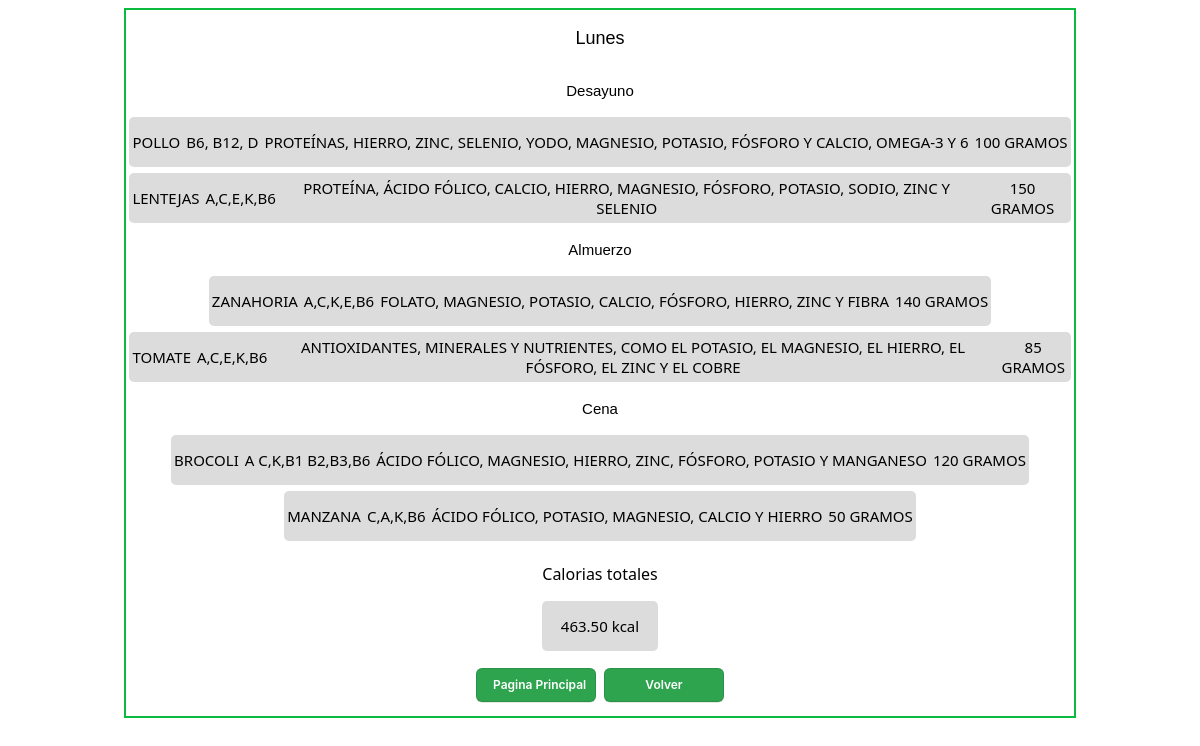
The page /views/dieta/detalles.php?dni=10574649&dia=Lunes (signed in) on the database its author committed.
### tables this page shows
CREATE TABLE `dietas` (
  `id_dieta` int NOT NULL,
  `dia_id` int NOT NULL,
  `id_tipo` int NOT NULL,
  `id_alimento` int NOT NULL,
  `gramos` int NOT NULL,
  `fecha` datetime DEFAULT NULL,
  PRIMARY KEY (`id_dieta`,`dia_id`,`id_tipo`,`id_alimento`),
  KEY `dietas_dia_id_dia_id_dia` (`dia_id`),
  KEY `dietas_id_tipo_tipo_comida_id_tipo` (`id_tipo`),
  KEY `dietas_id_alimento_alimentos_id_alimento` (`id_alimento`),
  CONSTRAINT `dietas_dia_id_dia_id_dia` FOREIGN KEY (`dia_id`) REFERENCES `dia` (`id_dia`),
  CONSTRAINT `dietas_id_alimento_alimentos_id_alimento` FOREIGN KEY (`id_alimento`) REFERENCES `alimentos` (`id_alimento`),
  CONSTRAINT `dietas_id_dieta_pacientes_dni` FOREIGN KEY (`id_dieta`) REFERENCES `pacientes` (`dni`),
  CONSTRAINT `dietas_id_tipo_tipo_comida_id_tipo` FOREIGN KEY (`id_tipo`) REFERENCES `tipo_comida` (`id_tipo`)
);

CREATE TABLE `tipo_comida` (
  `id_tipo` int NOT NULL AUTO_INCREMENT,
  `nombre` varchar(25) NOT NULL,
  PRIMARY KEY (`id_tipo`)
);

CREATE TABLE `alimentos` (
  `id_alimento` int NOT NULL AUTO_INCREMENT,
  `nombre` varchar(100) NOT NULL,
  `calorias` int NOT NULL,
  `vitaminas` varchar(100) NOT NULL,
  `aporte_nutricional` varchar(255) NOT NULL,
  PRIMARY KEY (`id_alimento`),
  UNIQUE KEY `nombre` (`nombre`)
);

### database/consultas.php (called while the page is built, shortened)
<?php
$sql = "SELECT
`nutricionista1`.`dietas`.`fecha` AS `FECHA`,
`nutricionista1`.`dia`.`nombre` AS `DIA`,
`nutricionista1`.`tipo_comida`.`nombre` AS `TIPO`,
`nutricionista1`.`alimentos`.`nombre` AS `ALIMENTO`,
`nutricionista1`.`alimentos`.`vitaminas` AS `VITAMINAS`,
`nutricionista1`.`alimentos`.`aporte_nutricional` AS `NUTRIENTES`,
`nutricionista1`.`dietas`.`gramos` AS `GRAMOS`
FROM
((((`nutricionista1`.`dietas`
JOIN `nutricionista1`.`pacientes` ON ((`nutricionista1`.`dietas`.`id_dieta` = `nutricionista1`.`pacientes`.`dni`)))
JOIN `nutricionista1`.`dia` ON ((`nutricionista1`.`dia`.`id_dia` = `nutricionista1`.`dietas`.`dia_id`)))
JOIN `nutricionista1`.`tipo_comida` ON ((`nutricionista1`.`dietas`.`id_tipo` = `nutricionista1`.`tipo_comida`.`id_tipo`)))
JOIN `nutricionista1`.`alimentos` ON ((`nutricionista1`.`dietas`.`id_alimento` = `nutricionista1`.`alimentos`.`id_alimento`)))
WHERE
((`nutricionista1`.`dia`.`nombre` = :dia)
    AND (`nutricionista1`.`pacientes`.`dni` = :dni))";
$sql1 = "SELECT
ROUND(SUM(((`alimentos`.`calorias` * `dietas`.`gramos`) / 100)),
        2) AS `CaloriasTotales`
FROM
((((`dietas`
JOIN `pacientes` ON ((`dietas`.`id_dieta` = `pacientes`.`dni`)))
JOIN `dia` ON ((`dia`.`id_dia` = `dietas`.`dia_id`)))
JOIN `tipo_comida` ON ((`dietas`.`id_tipo` = `tipo_comida`.`id_tipo`)))
JOIN `alimentos` ON ((`dietas`.`id_alimento` = `alimentos`.`id_alimento`)))
WHERE
((`dia`.`nombre` = :dia)
    AND (`pacientes`.`dni` = :dni))";
?>

### views/dieta/detalles.php (the view, shortened to what this page needs)
<?php
    require_once("../../database/database.php");
    require_once("../../database/consultas.php");
    if(isset($_GET["dni"]) && isset($_GET["dia"])){
        $dni = $_GET["dni"];
        $dia = $_GET["dia"];
    }
    $registros1=$conn->prepare($sql);
	$registros1->execute(array(":dni"=>$dni,":dia"=>$dia));
	$registros=$registros1->fetchAll();
    $tipo = " ";
    $calorias = $conn->prepare($sql1);
    $calorias->execute(array(":dia"=>$dia,":dni"=>$dni));
    $count = $calorias->fetchColumn();
?>
<!DOCTYPE html>
<html lang="en">
<head>
    <link rel="stylesheet" href="./detalle.css">
</head>
<body>
    <div class="container">
        <div class="container-item">
                <div class="title">
                    <p class="text-day"><?php echo $dia?></p>
                </div>
                <?php if($registros): ?>
                <?php foreach ($registros as $key):?>
                <?php if($key["TIPO"] !== $tipo): ?>
                <?php $tipo = $key["TIPO"] ?>
                <div class="body">
                    <p class="text-tipo"><?php echo $key["TIPO"]?></p>
                </div>
                <?php endif;?>
                <div class="list-group">
                    <div class="list-item">
                        <div class="item"><?php echo $key["ALIMENTO"]?></div>
                        <div class="item"> <p><?php echo $key["VITAMINAS"]?></p></div>
                        <div class="item"><p><?php echo $key["NUTRIENTES"]?></p></div>
                        <div class="item"><p><?php echo $key["GRAMOS"]?> gramos</p></div>
                    </div>
                </div>
                <?php endforeach; ?>
                <div class="list-group">
                    <p class="text-calorias">Calorias totales</p>
                    <div class="list-item"><?php echo $count?> kcal</div>
                </div>
                <?php else:?>
                    <div class="list-group">
                        <h2>No hay dietas registradas para este dia</h2>
                    </div>
                <?php endif;?>
                <div class="container-btn">
                    <a href="../../index.php">
                        <button class="btn">Pagina Principal</button>
                    </a>
                    <a href="verDieta.php?dni=<?php echo $dni?>&dia=<?php echo $dia?>">
                        <button class="btn">Volver</button>
                    </a>
                </div>
        </div>
    </div>
</body>
</html>

### views/dieta/detalle.css (style rules this page uses)
.container { display: flex; flex-direction: column; justify-content: center; align-items: center; }
.container-item { display: flex; justify-content: center; align-items: center; flex-direction: column; width: 80%; border: 2px solid #0bbb40; }
.title { text-align: center; font-family: Arial, Helvetica, sans-serif; font-size: 18px; }
.text-calorias { font-family: 'Segoe UI', Tahoma, Geneva, Verdana, sans-serif; }
.body { display: flex; justify-content: center; font-family: Arial, Helvetica, sans-serif; font-size: 15px; }
.list-item { display: flex; align-items: center; justify-content: center; height: 50px; width: 100%; background-color: rgb(221, 220, 220); font-family: 'Segoe UI', Tahoma, Geneva, Verdana, sans-serif; font-size: 15px; border-radius: 5px ; text-align: center; }
.item { margin: 3px; text-transform: uppercase; }
.list-group { display: flex; flex-direction: column; justify-content: center; margin: 3px; align-items: center; }
.btn { appearance: none; background-color: #2ea44f; border: 1px solid rgba(27, 31, 35, .15); border-radius: 6px; box-shadow: rgba(27, 31, 35, .1) 0 1px 0; box-sizing: border-box; color: #fff; cursor: pointer; display: inline-block; font-family: -apple-system,system-ui,"Segoe UI",Helvetica,Arial,sans-serif,"Apple Color Emoji","Segoe UI Emoji"; font-size: 12px; font-weight: 600; line-height: 20px; padding: 6px 16px; position: relative; text-align: center; text-decoration: none; user-select: none; width: 120px; -webkit-user-select: none; touch-action: manipulation; vertical-align: middle; white-space: nowrap; margin: 4px; }
.container-btn { margin: 10px; display: flex; justify-content: space-around; }

### rows shown on the page
dietas: id_tipo.nombre "Desayuno", id_alimento.nombre "POLLO", id_alimento.vitaminas "B6, B12, D", id_alimento.aporte_nutricional "PROTEÍNAS, HIERRO, ZINC, SELENIO, YODO, MAGNESIO, POTASIO, FÓSFORO Y CALCIO, OMEGA-3 Y 6", gramos "100"
dietas: id_alimento.nombre "LENTEJAS", id_alimento.vitaminas "A,C,E,K,B6", id_alimento.aporte_nutricional "PROTEÍNA, ÁCIDO FÓLICO, CALCIO, HIERRO, MAGNESIO, FÓSFORO, POTASIO, SODIO, ZINC Y SELENIO", gramos "150"
dietas: id_tipo.nombre "Almuerzo", id_alimento.nombre "ZANAHORIA", id_alimento.vitaminas "A,C,K,E,B6", id_alimento.aporte_nutricional "FOLATO, MAGNESIO, POTASIO, CALCIO, FÓSFORO, HIERRO, ZINC Y FIBRA", gramos "140"
dietas: id_alimento.nombre "TOMATE", id_alimento.vitaminas "A,C,E,K,B6", id_alimento.aporte_nutricional "ANTIOXIDANTES, MINERALES Y NUTRIENTES, COMO EL POTASIO, EL MAGNESIO, EL HIERRO, EL FÓSFORO, EL ZINC Y EL COBRE", gramos "85"
dietas: id_tipo.nombre "Cena", id_alimento.nombre "BROCOLI", id_alimento.vitaminas "A C,K,B1 B2,B3,B6", id_alimento.aporte_nutricional "ÁCIDO FÓLICO, MAGNESIO, HIERRO, ZINC, FÓSFORO, POTASIO Y MANGANESO", gramos "120"
dietas: id_alimento.nombre "MANZANA", id_alimento.vitaminas "C,A,K,B6", id_alimento.aporte_nutricional "ÁCIDO FÓLICO, POTASIO, MAGNESIO, CALCIO Y HIERRO", gramos "50"

### other values the page prints
$dia "Lunes"
$count "463.50"
